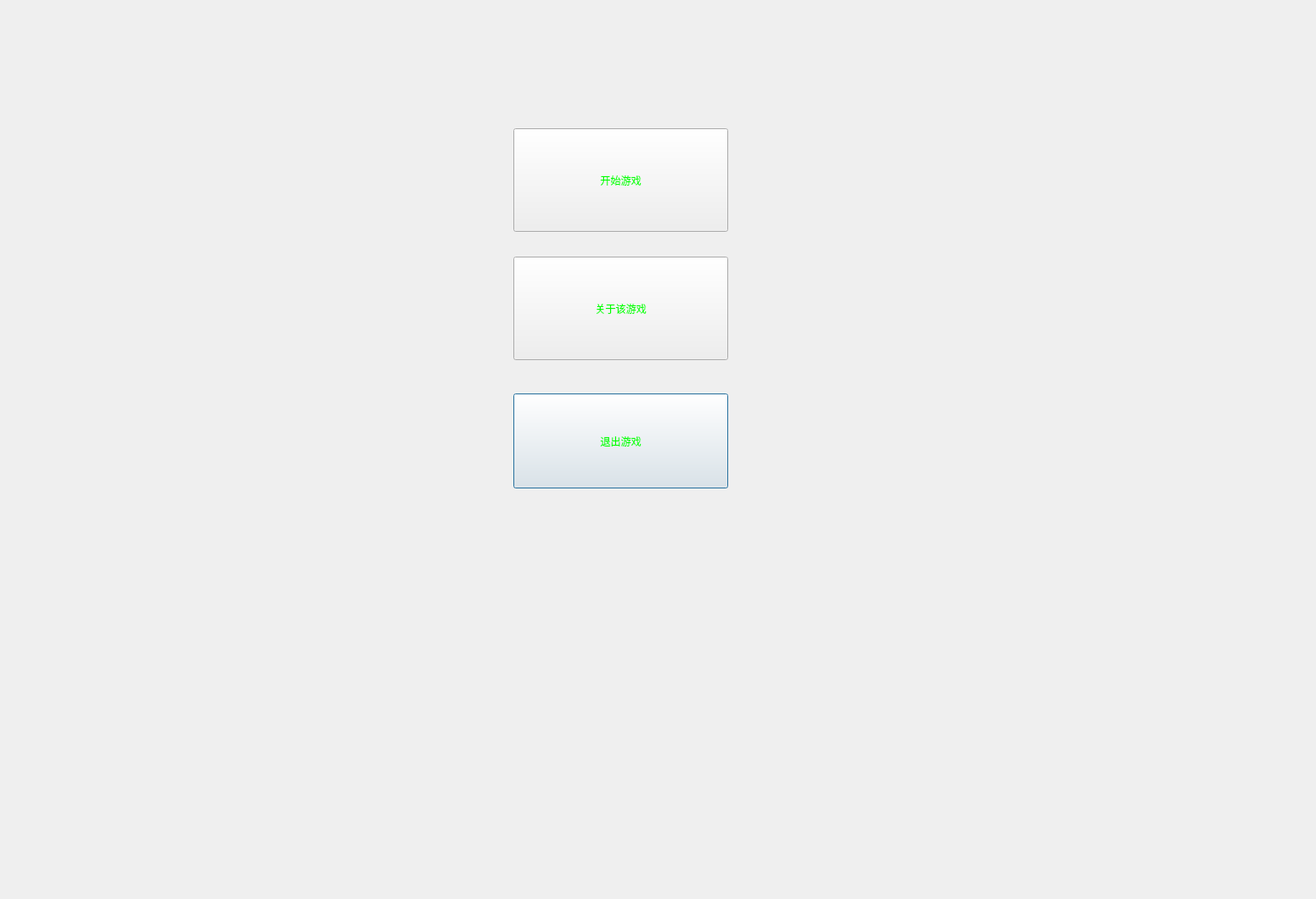
<?xml version="1.0" encoding="UTF-8"?>
<ui version="4.0">
 <class>menu</class>
 <widget class="QDialog" name="menu">
  <property name="geometry">
   <rect>
    <x>0</x>
    <y>0</y>
    <width>1538</width>
    <height>1051</height>
   </rect>
  </property>
  <property name="windowTitle">
   <string>Dialog</string>
  </property>
  <property name="styleSheet">
   <string notr="true"/>
  </property>
  <widget class="QPushButton" name="cancelButton">
   <property name="geometry">
    <rect>
     <x>600</x>
     <y>460</y>
     <width>251</width>
     <height>111</height>
    </rect>
   </property>
   <property name="styleSheet">
    <string notr="true">background-image: url(:/new/image/picture/button.jpg);
font: 48pt &quot;Agency FB&quot;;
font: 75 26pt &quot;楷体&quot;;
color: rgb(0, 255, 0);</string>
   </property>
   <property name="text">
    <string>退出游戏</string>
   </property>
  </widget>
  <widget class="QLabel" name="menu_back">
   <property name="geometry">
    <rect>
     <x>0</x>
     <y>0</y>
     <width>221</width>
     <height>171</height>
    </rect>
   </property>
   <property name="text">
    <string>&lt;html&gt;&lt;head/&gt;&lt;body&gt;&lt;p&gt;&lt;img src=&quot;:/new/image/picture/menubackground.jpeg&quot;/&gt;&lt;/p&gt;&lt;/body&gt;&lt;/html&gt;</string>
   </property>
  </widget>
  <widget class="QPushButton" name="information_button">
   <property name="geometry">
    <rect>
     <x>600</x>
     <y>300</y>
     <width>251</width>
     <height>121</height>
    </rect>
   </property>
   <property name="styleSheet">
    <string notr="true">background-image: url(:/new/image/picture/button.jpg);
font: 48pt &quot;Agency FB&quot;;
font: 75 26pt &quot;楷体&quot;;
color: rgb(0, 255, 0);</string>
   </property>
   <property name="text">
    <string>关于该游戏</string>
   </property>
  </widget>
  <widget class="QPushButton" name="begin_button">
   <property name="geometry">
    <rect>
     <x>600</x>
     <y>150</y>
     <width>251</width>
     <height>121</height>
    </rect>
   </property>
   <property name="styleSheet">
    <string notr="true">background-image: url(:/new/image/picture/button.jpg);
font: 48pt &quot;Agency FB&quot;;
font: 75 26pt &quot;楷体&quot;;
color: rgb(0, 255, 0);</string>
   </property>
   <property name="text">
    <string>开始游戏</string>
   </property>
  </widget>
  <zorder>menu_back</zorder>
  <zorder>cancelButton</zorder>
  <zorder>information_button</zorder>
  <zorder>begin_button</zorder>
 </widget>
 <resources/>
 <connections/>
</ui>
